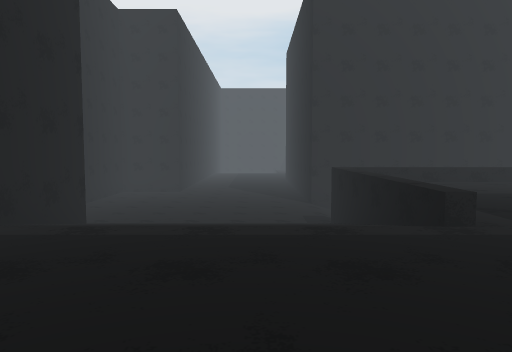
view 1 (above)

17 first-person views from a walk through a scene from a Unity 3-D project. The camera is 1.3 m above the floor, tilts 4° down and sees 70° across. The floor is counted in squares, 2 m on a side. Each view is taken from the middle of a square. On the plan, view 1 faces up. The plan holds only what a view shows up to about 11 squares ahead; the rest is blank. The place goes on beyond the plan. The player character is not drawn.

view 2
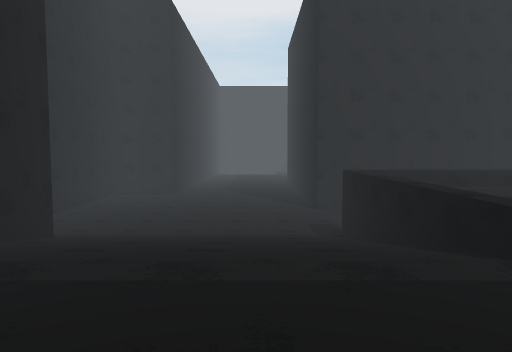

view 3
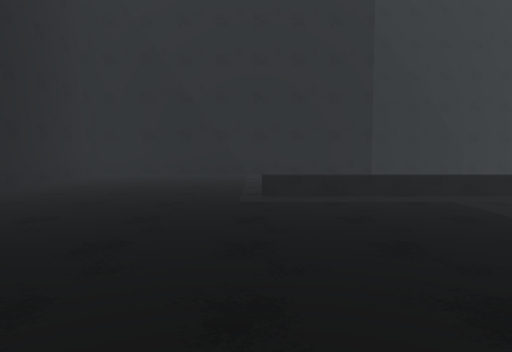

view 4
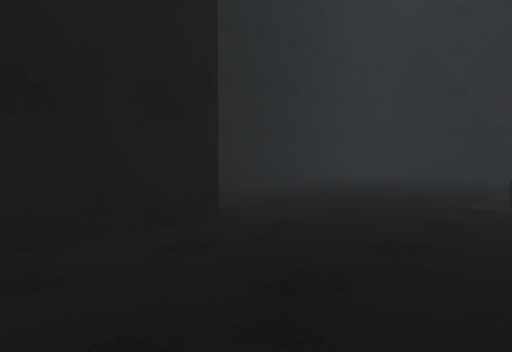

view 5
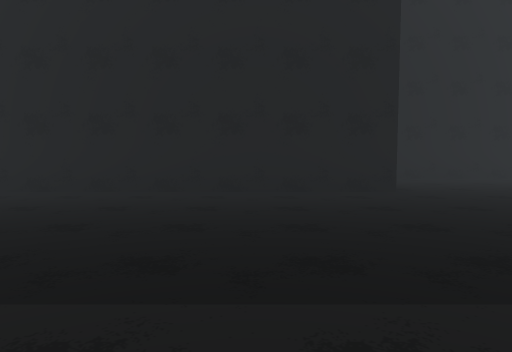

view 6
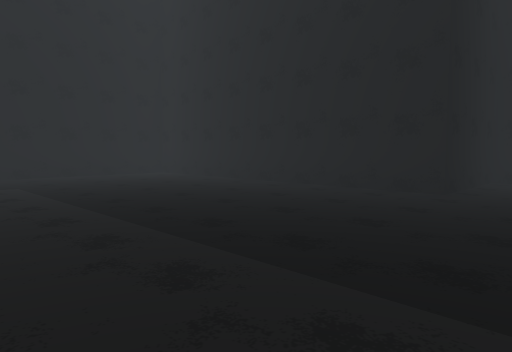

view 7
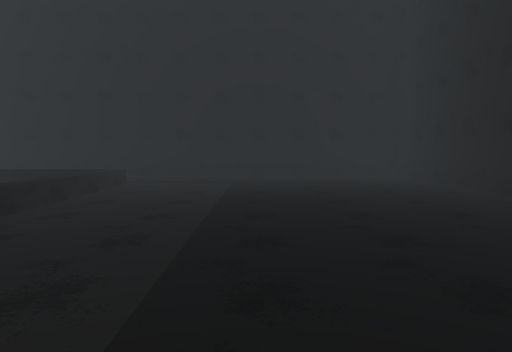

view 8
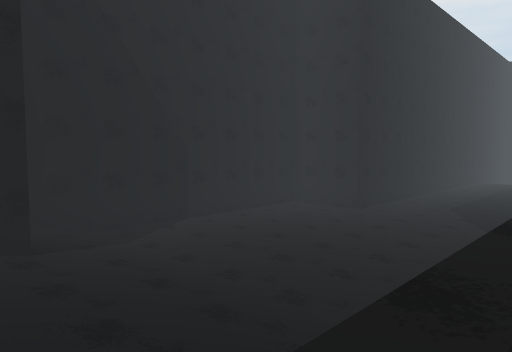

view 9
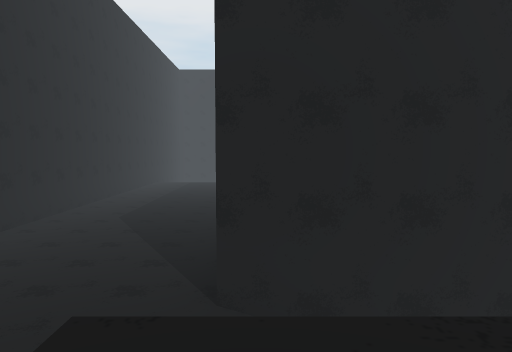

view 10
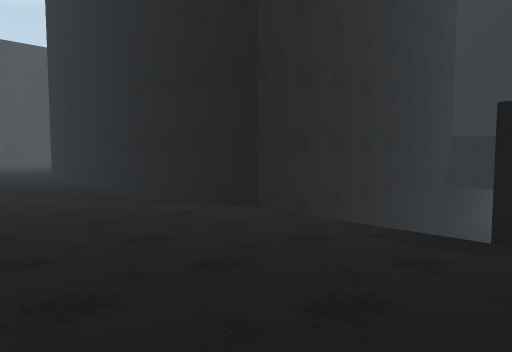

view 11
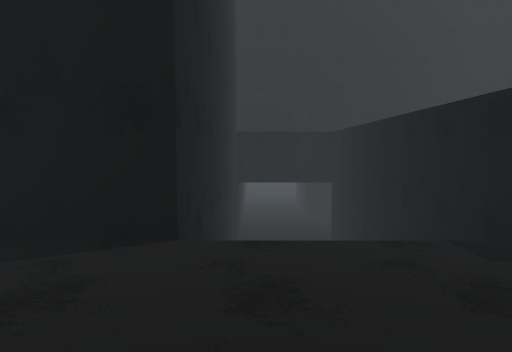

view 12
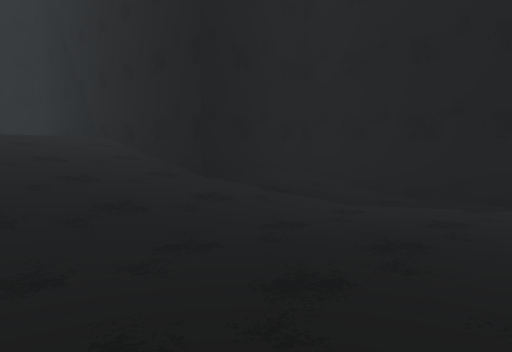

view 13
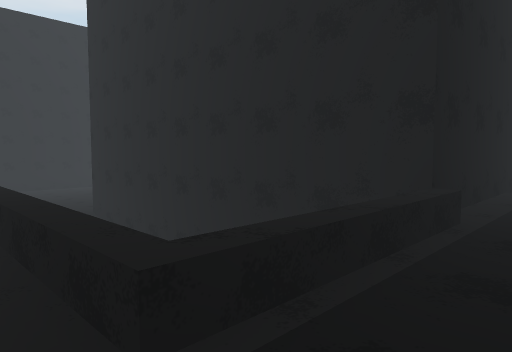

view 14
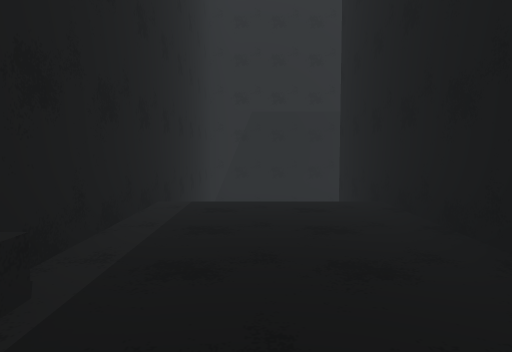

view 15
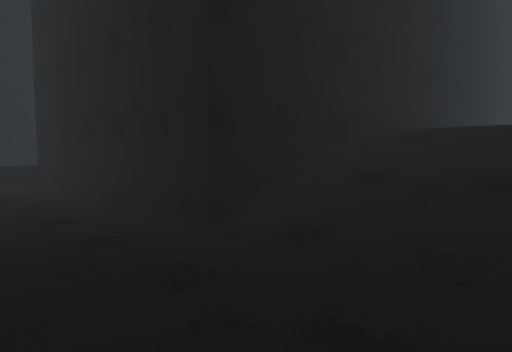

view 16
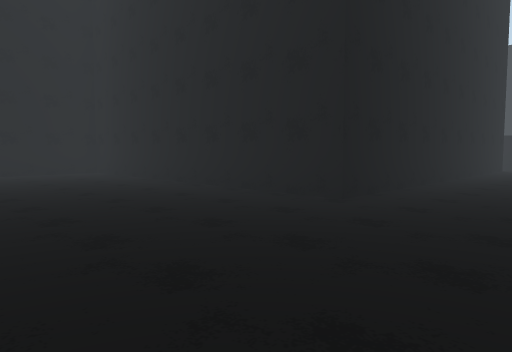

view 17
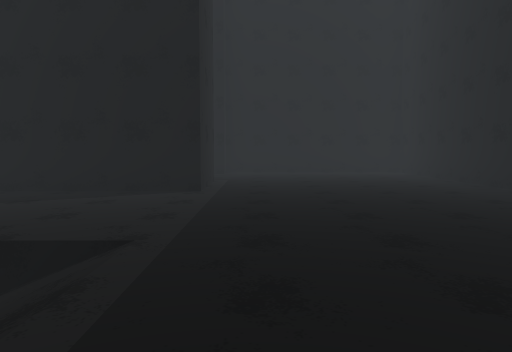

### Floor plan
Key: @ floor where view 1 was taken; # wall or solid block; . main floor; : floor 1.75 m higher than the main floor; / step, stairs or slope; = window, fence, low wall or low ledge.
Columns run from 5 left of view 1 to 18 right of it. Each row starts with its distance up from view 1.
 28          .#
 27         ..#
 26       /...#
 25      //...##..##
 24     ...........#
 23     ...........#
 22     ...........#
 21     ...........#
 20      ..........#
 19      ..############
 18   #....#      #....
 17   #....#      #........=
 16   #....#      #///######
 15   #....#      #///#
 14 ###....#      #///#
 13 #......#      #:::#
 12 #......#      #:::#
 11 #......########:::#
 10 #....../       /::
  9 #....../       /:
  8 #....../////////::
  7 #//////:::::::::::
  6 ###////:::::::::::#
  5   #////:::::::::::#
  4   #////:::::::::::#
  3   #:::::::::::::::#
  2   #:::::::::::::::#
  1   #:::::::#########
  0   #::@::::#
 -1   #:::::::#
 -2   #########

Positions as (right, up) in squares from view 1, and headings:
1: (0, 0), facing up
2: (0, 1), facing up
3: (7, 3), facing left
4: (7, 4), facing down-left
5: (7, 7), facing down
6: (3, 7), facing down-right
7: (3, 5), facing right
8: (2, 5), facing up-left
9: (2, 7), facing up
10: (-2, 7), facing up-right
11: (-1, 10), facing right
12: (0, 10), facing down-left
13: (11, 7), facing up-left
14: (11, 9), facing up
15: (10, 18), facing down-right
16: (-1, 24), facing down-right
17: (-1, 24), facing right
